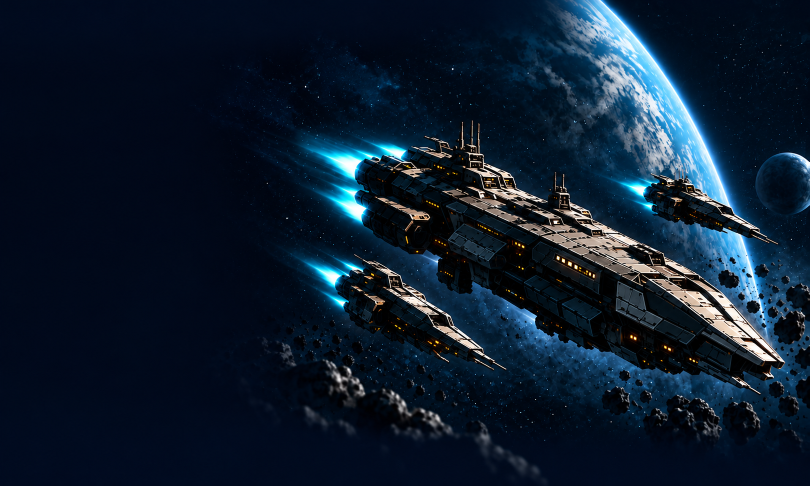
#> input picture SpaceBattles/assets/cyberdeck-v1/menu-background-master.png, 1619 x 971 px (shown at 1/2 size)
$ python prepare-cyberdeck-assets.py
#> lines starting #> are read from the running program, lines starting #| are printed output that depends on the picture
#!/usr/bin/env python3
"""Reproduce the native menu JPEG from the preserved production master."""
from pathlib import Path
from PIL import Image
root = Path(__file__).resolve().parents[1]
with Image.open(root/'assets/cyberdeck-v1/menu-background-master.png') as image:
#> image is the input picture: PIL image 1619x971 RGB; mean R, G, B 14.1, 29.2, 46.1
    image.convert('RGB').resize((800,480),Image.Resampling.LANCZOS).save(
        root/'components/spacebattles/assets/menu.jpg',quality=88,subsampling=0,progressive=False)
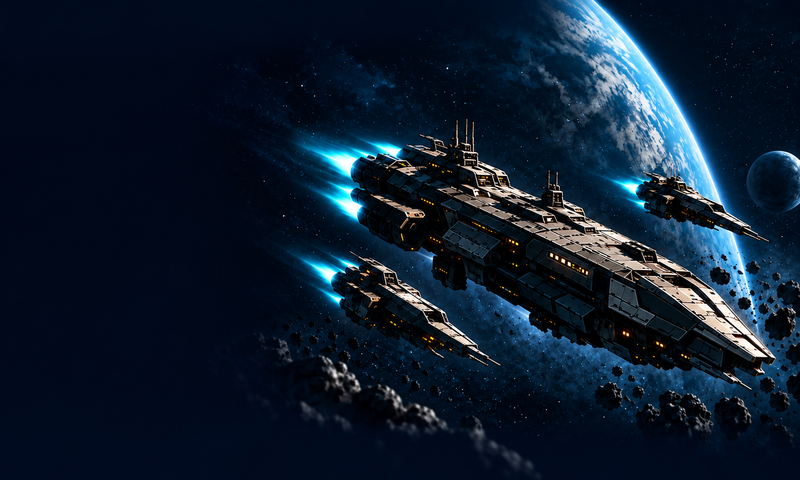
#> saved as menu.jpg: PIL image 800x480 RGB; mean R, G, B 14.2, 29.2, 46.1
